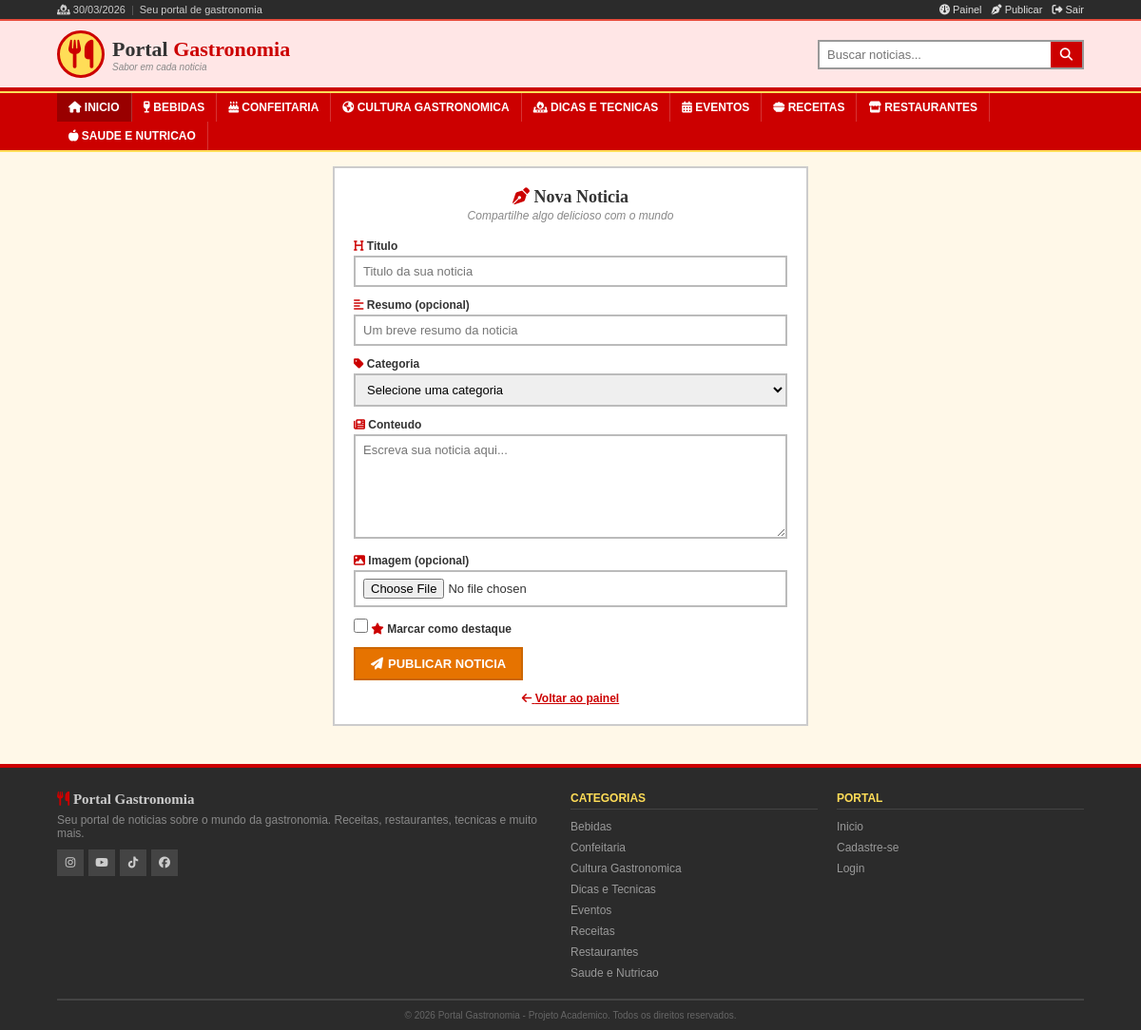
The app's page /nova_noticia.php (signed in) with its own data.
### tables this page shows
CREATE TABLE IF NOT EXISTS categorias (
    id INT AUTO_INCREMENT PRIMARY KEY,
    nome VARCHAR(80) NOT NULL UNIQUE,
    slug VARCHAR(80) NOT NULL UNIQUE,
    icone VARCHAR(50) DEFAULT 'fa-utensils',
    cor VARCHAR(7) DEFAULT '#E74C3C',
    descricao TEXT DEFAULT NULL,
    criado_em DATETIME DEFAULT CURRENT_TIMESTAMP
);

### includes/auth.php (called while the page is built, shortened)
<?php
function estaLogado() {
    return isset($_SESSION['usuario_id']);
}
function ehAdmin() {
    return isset($_SESSION['usuario_tipo']) && $_SESSION['usuario_tipo'] === 'admin';
}

### dao/CategoriaDAO.php (called while the page is built, shortened)
<?php
class CategoriaDAO {
    private $conn;
    public function __construct($conn) {
        $this->conn = $conn;
    }
    public function listarTodas() {
        $stmt = $this->conn->query("SELECT * FROM categorias ORDER BY nome ASC");
        return $stmt->fetchAll();
    }
}

### nova_noticia.php (the view, shortened to what this page needs)
<?php
require_once 'config/database.php';
require_once 'includes/auth.php';
require_once 'dao/CategoriaDAO.php';
$categoriaDAO = new CategoriaDAO($conn);
$categorias = $categoriaDAO->listarTodas();
include 'includes/header.php';
?>
<div class="form-page">
    <div class="form-card">
        <h2><i class="fa-solid fa-pen-nib"></i> Nova Noticia</h2>
        <p class="form-subtitle">Compartilhe algo delicioso com o mundo</p>
        <form method="POST" action="" enctype="multipart/form-data">
            <div class="form-group">
                <label><i class="fa-solid fa-heading"></i> Titulo</label>
                <input type="text" name="titulo" placeholder="Titulo da sua noticia" value="<?php echo htmlspecialchars($_POST['titulo'] ?? ''); ?>" required>
            </div>
            <div class="form-group">
                <label><i class="fa-solid fa-align-left"></i> Resumo (opcional)</label>
                <input type="text" name="resumo" placeholder="Um breve resumo da noticia" maxlength="300" value="<?php echo htmlspecialchars($_POST['resumo'] ?? ''); ?>">
            </div>
            <div class="form-group">
                <label><i class="fa-solid fa-tag"></i> Categoria</label>
                <select name="categoria_id">
                    <option value="0">Selecione uma categoria</option>
                </select>
            </div>
            <div class="form-group">
                <label><i class="fa-solid fa-newspaper"></i> Conteudo</label>
                <textarea name="noticia" placeholder="Escreva sua noticia aqui..." required><?php echo htmlspecialchars($_POST['noticia'] ?? ''); ?></textarea>
            </div>
            <div class="form-group">
                <label><i class="fa-solid fa-image"></i> Imagem (opcional)</label>
                <input type="file" name="imagem" accept="image/*">
            </div>
            <?php if (ehAdmin()): ?>
            <div class="form-group">
                <label class="form-check">
                    <input type="checkbox" name="destaque" value="1">
                    <span><i class="fa-solid fa-star"></i> Marcar como destaque</span>
                </label>
            </div>
            <?php endif; ?>
            <button type="submit" class="btn btn-laranja">
                <i class="fa-solid fa-paper-plane"></i> Publicar Noticia
            </button>
        </form>
        <div class="form-links">
            <p><a href="dashboard.php"><i class="fa-solid fa-arrow-left"></i> Voltar ao painel</a></p>
        </div>
    </div>
</div>
<?php include 'includes/footer.php'; ?>

### includes/header.php (shortened to what this page needs)
<?php
require_once __DIR__ . '/../includes/auth.php';
require_once __DIR__ . '/../config/database.php';
require_once __DIR__ . '/../dao/CategoriaDAO.php';
$categoriaDAO = new CategoriaDAO($conn);
$categoriasMenu = $categoriaDAO->listarTodas();
?>
<!DOCTYPE html>
<html lang="pt-BR">
<head>
    <link rel="stylesheet" href="https://cdnjs.cloudflare.com/ajax/libs/font-awesome/6.5.0/css/all.min.css">
    <link rel="stylesheet" href="assets/style.css">
</head>
<body>
<div class="top-bar">
    <div class="container">
        <div class="top-bar-left">
            <span><i class="fa-solid fa-fire-burner"></i> <?php echo date('d/m/Y'); ?></span>
            <span class="separator">|</span>
            <span>Seu portal de gastronomia</span>
        </div>
        <div class="top-bar-right">
            <?php if (estaLogado()): ?>
                <a href="dashboard.php"><i class="fa-solid fa-gauge"></i> Painel</a>
                <a href="nova_noticia.php"><i class="fa-solid fa-pen-nib"></i> Publicar</a>
                <a href="logout.php"><i class="fa-solid fa-right-from-bracket"></i> Sair</a>
            <?php else: ?>
                <a href="login.php"><i class="fa-solid fa-right-to-bracket"></i> Entrar</a>
                <a href="cadastro.php"><i class="fa-solid fa-user-plus"></i> Cadastrar</a>
            <?php endif; ?>
        </div>
    </div>
</div>
<header class="main-header">
    <div class="container">
        <a href="index.php" class="logo">
            <i class="fa-solid fa-utensils"></i>
            <div>
                <h1>Portal <span>Gastronomia</span></h1>
                <p class="logo-tagline">Sabor em cada noticia</p>
            </div>
        </a>
        <div class="header-search">
            <form action="buscar.php" method="GET">
                <input type="text" name="q" placeholder="Buscar noticias..." required>
                <button type="submit"><i class="fa-solid fa-magnifying-glass"></i></button>
            </form>
        </div>
    </div>
</header>
<nav class="main-nav" id="mainNav">
    <div class="container">
        <ul>
            <li><a href="index.php" class="nav-home"><i class="fa-solid fa-house"></i> Inicio</a></li>
            <?php foreach ($categoriasMenu as $cat): ?>
                <li>
                    <a href="categoria.php?slug=<?php echo $cat['slug']; ?>">
                        <i class="fa-solid <?php echo $cat['icone']; ?>"></i>
                        <?php echo htmlspecialchars($cat['nome']); ?>
                    </a>
                </li>
            <?php endforeach; ?>
        </ul>
    </div>
</nav>
<main class="main-content">
    <div class="container">

### includes/footer.php (shortened to what this page needs)
    </div>
</main>
<footer class="main-footer">
    <div class="container">
        <div class="footer-grid">
            <div class="footer-brand">
                <h3><i class="fa-solid fa-utensils"></i> Portal Gastronomia</h3>
                <p>Seu portal de noticias sobre o mundo da gastronomia. Receitas, restaurantes, tecnicas e muito mais.</p>
                <div class="footer-social">
                    <a href="#"><i class="fa-brands fa-instagram"></i></a>
                    <a href="#"><i class="fa-brands fa-youtube"></i></a>
                    <a href="#"><i class="fa-brands fa-tiktok"></i></a>
                    <a href="#"><i class="fa-brands fa-facebook"></i></a>
                </div>
            </div>
            <div class="footer-links">
                <h4>Categorias</h4>
                <ul>
                    <?php
                    require_once __DIR__ . '/../config/database.php';
                    require_once __DIR__ . '/../dao/CategoriaDAO.php';
                    $footerCatDAO = new CategoriaDAO($conn);
                    $footerCats = $footerCatDAO->listarTodas();
                    foreach ($footerCats as $fc): ?>
                        <li><a href="categoria.php?slug=<?php echo $fc['slug']; ?>"><?php echo htmlspecialchars($fc['nome']); ?></a></li>
                    <?php endforeach; ?>
                </ul>
            </div>
            <div class="footer-links">
                <h4>Portal</h4>
                <ul>
                    <li><a href="index.php">Inicio</a></li>
                    <li><a href="cadastro.php">Cadastre-se</a></li>
                    <li><a href="login.php">Login</a></li>
                </ul>
            </div>
        </div>
        <div class="footer-bottom">
            <p>&copy; <?php echo date('Y'); ?> Portal Gastronomia - Projeto Academico. Todos os direitos reservados.</p>
        </div>
    </div>
</footer>
</body>
</html>

### assets/style.css (style rules this page uses)
* { margin: 0; padding: 0; box-sizing: border-box; }
body { font-family: Verdana, sans-serif; background-color: #fff8e8; color: #333; }
a { text-decoration: none; color: inherit; }
ul { list-style: none; }
.container { max-width: 1100px; margin: auto; padding: 0 10px; }
.top-bar { background: #2b2b2b; color: #ccc; font-size: 11px; padding: 4px 0; border-bottom: 2px solid #e74c3c; }
.top-bar .container { display: flex; justify-content: space-between; }
.top-bar-left { display: flex; gap: 6px; }
.top-bar-left .separator { opacity: 0.3; }
.top-bar-right { display: flex; gap: 10px; }
.top-bar-right a { color: #ddd; font-size: 11px; }
.main-header { background: #ffe6e6; padding: 10px 0; border-bottom: 4px solid #cc0000; }
.main-header .container { display: flex; align-items: center; justify-content: space-between; gap: 10px; }
.logo { display: flex; align-items: center; gap: 8px; }
.logo i { font-size: 30px; color: #cc0000; background: #ffdd57; width: 50px; height: 50px; display: flex; align-items: center; justify-content: center; border-radius: 50%; border: 3px solid #cc0000; }
.logo h1 { font-size: 22px; font-family: Georgia, serif; }
.logo h1 span { color: #cc0000; }
.logo-tagline { font-size: 10px; color: #888; font-style: italic; }
.header-search { flex: 1; max-width: 280px; }
.header-search form { display: flex; border: 2px solid #999; background: white; }
.header-search input { flex: 1; padding: 6px 8px; border: none; outline: none; font-size: 13px; font-family: Verdana, sans-serif; }
.header-search button { background: #cc0000; color: white; border: none; padding: 6px 10px; cursor: pointer; font-weight: bold; }
.main-nav { background: #cc0000; border-top: 2px solid #ffdd57; border-bottom: 2px solid #ffdd57; }
.main-nav ul { display: flex; flex-wrap: wrap; }
.main-nav li a { display: block; padding: 8px 12px; color: white; font-size: 12px; font-weight: bold; text-transform: uppercase; border-right: 1px solid rgba(255,255,255,0.2); }
.nav-home { background: #990000; }
.main-content { padding: 15px 0; min-height: 50vh; }
.form-page { max-width: 500px; margin: auto; }
.form-card { background: white; border: 2px solid #ccc; padding: 20px; }
.form-card h2 { font-size: 18px; text-align: center; margin-bottom: 2px; font-family: Georgia, serif; }
.form-card h2 i { color: #cc0000; }
.form-card .form-subtitle { text-align: center; color: #888; margin-bottom: 18px; font-size: 12px; font-style: italic; }
.form-group { margin-bottom: 12px; }
.form-group label { display: block; font-weight: bold; margin-bottom: 3px; font-size: 12px; }
.form-group label i { color: #cc0000; }
.form-group input, .form-group textarea, .form-group select { width: 100%; padding: 7px 8px; border: 2px solid #bbb; font-family: Verdana, sans-serif; font-size: 13px; }
.form-group textarea { min-height: 110px; resize: vertical; }
.form-check { display: flex; align-items: center; gap: 5px; }
.form-check input[type="checkbox"] { width: 15px; height: 15px; }
.btn { display: inline-flex; align-items: center; gap: 5px; padding: 8px 16px; font-family: Verdana, sans-serif; font-size: 13px; font-weight: bold; border: 2px solid transparent; cursor: pointer; justify-content: center; text-transform: uppercase; }
.btn-laranja { background: #e67300; color: white; border-color: #cc6600; }
.form-links { text-align: center; margin-top: 12px; font-size: 12px; color: #888; }
.form-links a { color: #cc0000; font-weight: bold; text-decoration: underline; }
.main-footer { background: #2b2b2b; color: #ccc; padding: 25px 0 0; margin-top: 25px; border-top: 4px solid #cc0000; }
.footer-grid { display: grid; grid-template-columns: 2fr 1fr 1fr; gap: 20px; padding-bottom: 15px; border-bottom: 1px solid #444; }
.footer-brand h3 { font-size: 15px; margin-bottom: 6px; font-family: Georgia, serif; }
.footer-brand h3 i { color: #cc0000; }
.footer-brand p { color: #888; font-size: 12px; margin-bottom: 10px; }
.footer-social { display: flex; gap: 5px; }
.footer-social a { width: 28px; height: 28px; background: #444; display: flex; align-items: center; justify-content: center; color: #ccc; font-size: 12px; }
.footer-links h4 { font-size: 12px; text-transform: uppercase; margin-bottom: 8px; color: #ffdd57; border-bottom: 1px solid #444; padding-bottom: 4px; }
.footer-links ul li { margin-bottom: 4px; }
.footer-links ul li a { color: #999; font-size: 12px; }
.footer-bottom { text-align: center; padding: 10px 0; font-size: 10px; color: #666; border-top: 1px solid #444; }

### records on screen
categorias: nome "BEBIDAS", nome "Bebidas"
categorias: nome "CONFEITARIA", nome "Confeitaria"
categorias: nome "CULTURA GASTRONOMICA", nome "Cultura Gastronomica"
categorias: nome "DICAS E TECNICAS", nome "Dicas e Tecnicas"
categorias: nome "EVENTOS", nome "Eventos"
categorias: nome "RECEITAS", nome "Receitas"
categorias: nome "RESTAURANTES", nome "Restaurantes"
categorias: nome "SAUDE E NUTRICAO", nome "Saude e Nutricao"
